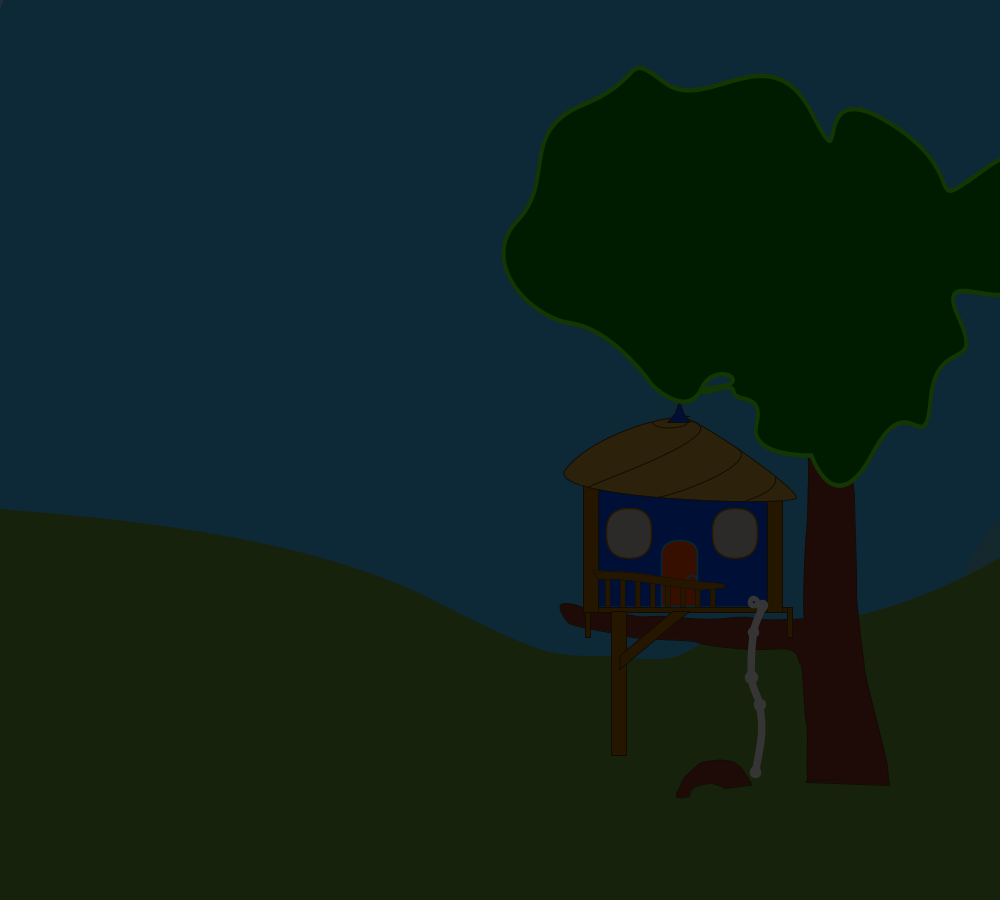
Frame 1 (no input)
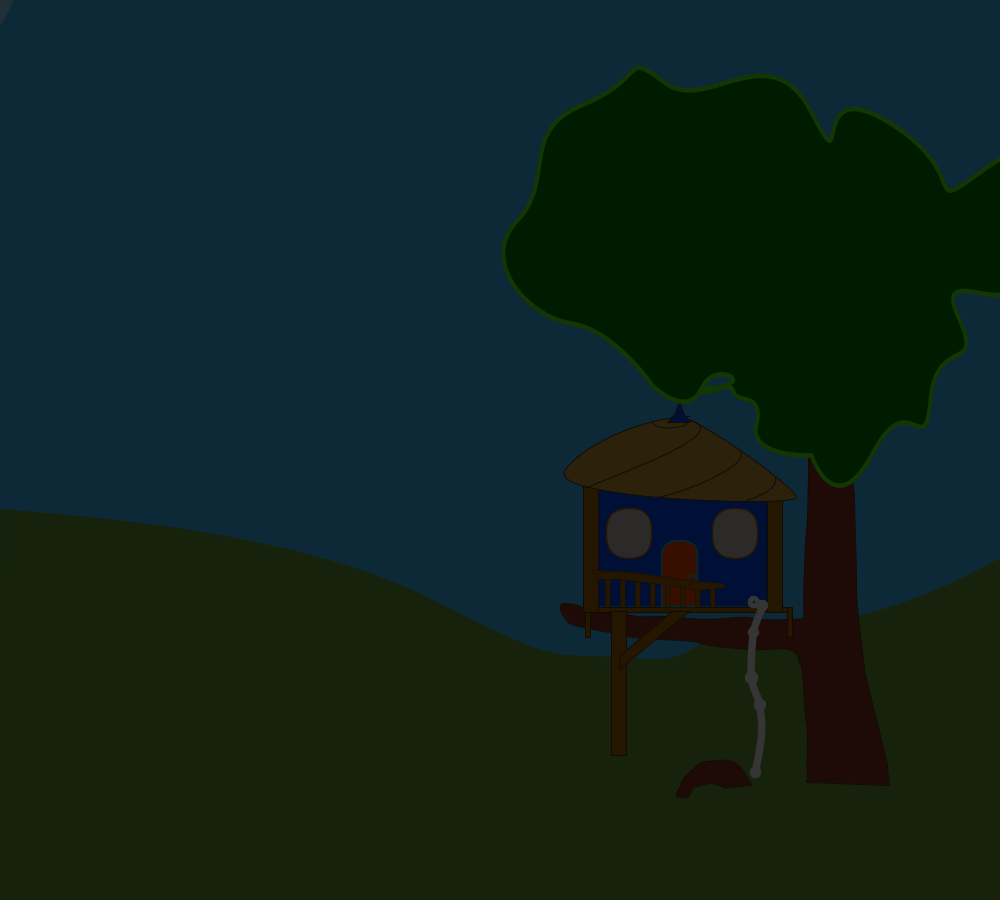
Frame 60 (the mouse pressed at the canvas centre just before this capture)
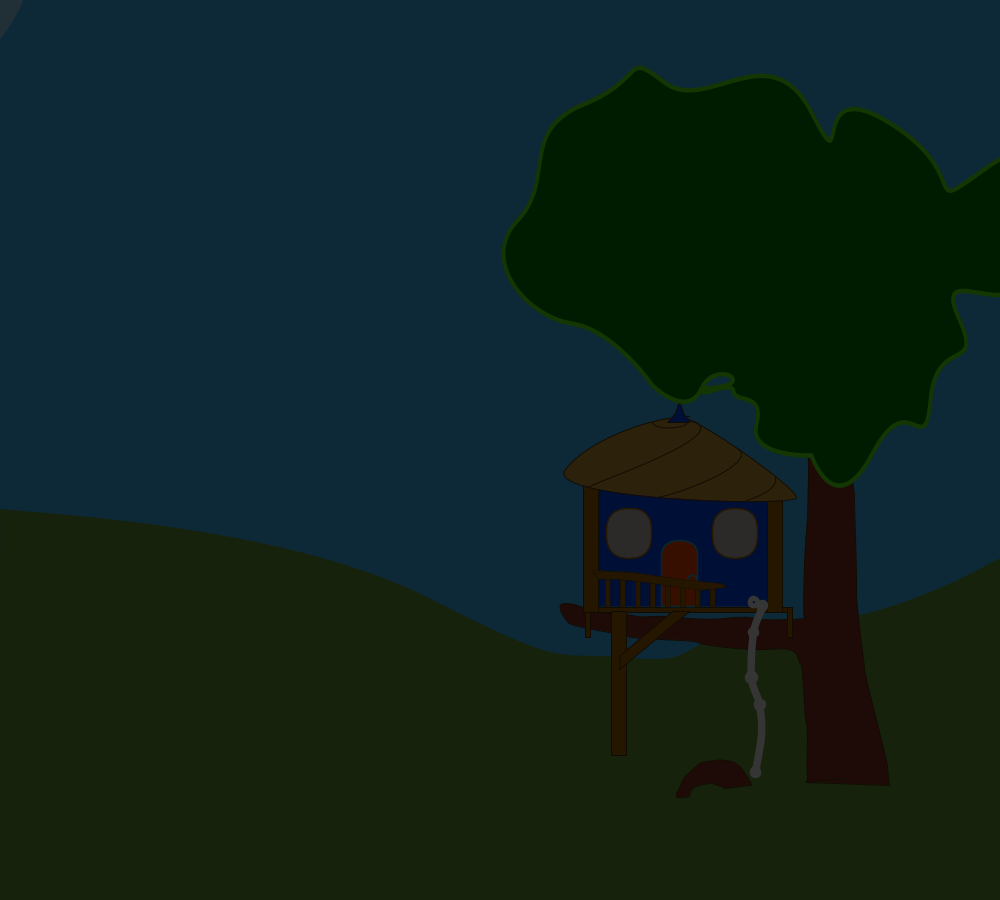
Frame 120 (the mouse held since frame 60 and released just before this capture)

The Processing sketch that drew these frames (run headless with seeded random() and noise(); from frame 60 on, the mouse is pressed at the canvas centre):

// Processing sketch: processing_131675
// ── processing_131675.pde

// James Robe
// NMD 295
// "My tree House" 1-22-14
//the following code is code design assistor
Sun s1 = new Sun(1,1); 
HLine h1 = new HLine(1,1); 
HLine h2 = new HLine(1,1); 
HLine h3 = new HLine(1,1); 
HLine h4 = new HLine(1,1); 
HLine h5 = new HLine(1,1); 
HLine h6 = new HLine(1,1); 
HLine h7 = new HLine(1,1); 
HLine h8 = new HLine(1,1); 
//Cloud2 c1 = new Cloud2(50, 2.5);
int numberShape = 1;
int number = 0;
float light1 = 0;
float light = 0;


//the following code is a code deisng assistor

color skyblue = #3BB9FF; //color of sky
color grassgreen = #659D32; //color of grass
color treebrown = #8A3324; //tree color
color treebrown1 = #53350A; // tree outline color
color sandybrown = #CC9933; //wood color for house
color indigo = #0147FA; // roof top peice and house color
color supportwood = #AA6600;
color windowd = #CDC5BF; //window day color
void setup()
{
  size(1000,900);
  // sets the static background color for sky. 
 
}

void draw()
{
  
  //below code is a coding assistor
 
 //above code is a coding assistor
 
  smooth(4);
   background(skyblue);
   s1.update();
    h1.update(); 
  h2.update(); 
    h3.update(); 
  h4.update();
    h5.update(); 
  h6.update(); 
    h7.update(); 
  h8.update(); 
//  c1.update();
 // drawing cloud function

   
   
   
   
  //this shape is the large ground green mass. 
  noStroke();
  fill(grassgreen);
beginShape();
vertex(0.0, 509.0);
bezierVertex(-22.0, 682.0, -65.0, 503.0, 0.0, 509.0);
bezierVertex(65.0, 515.0, 292.0, 528.0, 431.0, 599.0);
bezierVertex(570.0, 670.0, 550.0, 651.0, 631.0, 658.0);
bezierVertex(712.0, 665.0, 661.0, 637.0, 787.0, 627.0);
bezierVertex(913.0, 617.0, 999.0, 555.0, 1000.0, 559.0);
bezierVertex(1001.0, 563.0, 1001.0, 966.0, 1000.0, 975.0);
bezierVertex(999.0, 984.0, 3.0, 983.0, 0.0, 985.0);
bezierVertex(-3.0, 987.0, 1.0, 529.0, 0.0, 509.0);
endShape();

//master shift and translate function



scale(.5,.5);
translate(800,800);

// this is the code to draw the tree
fill(treebrown);
strokeWeight(2);
stroke(treebrown1);

beginShape();
vertex(812.0, 762.0);
bezierVertex(983.0, 749.0, 812.0, 762.0, 812.0, 762.0);
bezierVertex(812.0, 762.0, 816.0, 761.0, 814.0, 751.0);
bezierVertex(812.0, 741.0, 816.0, 651.0, 812.0, 645.0);
bezierVertex(808.0, 639.0, 807.0, 531.0, 801.0, 526.0);
bezierVertex(795.0, 521.0, 799.0, 510.0, 786.0, 503.0);
bezierVertex(773.0, 496.0, 768.0, 497.0, 730.0, 499.0);
bezierVertex(692.0, 501.0, 606.0, 490.0, 595.0, 484.0);
bezierVertex(584.0, 478.0, 479.0, 479.0, 455.0, 472.0);
bezierVertex(431.0, 465.0, 348.0, 453.0, 339.0, 446.0);
bezierVertex(330.0, 439.0, 305.0, 404.0, 333.0, 407.0);
bezierVertex(361.0, 410.0, 348.0, 410.0, 385.0, 420.0);
bezierVertex(422.0, 430.0, 411.0, 423.0, 448.0, 428.0);
bezierVertex(485.0, 433.0, 467.0, 435.0, 506.0, 433.0);
bezierVertex(545.0, 431.0, 594.0, 443.0, 649.0, 437.0);
bezierVertex(704.0, 431.0, 700.0, 437.0, 724.0, 439.0);
bezierVertex(748.0, 441.0, 813.0, 438.0, 809.0, 437.0);
bezierVertex(805.0, 436.0, 808.0, 308.0, 812.0, 265.0);
bezierVertex(816.0, 222.0, 815.0, 188.0, 816.0, 159.0);
bezierVertex(817.0, 130.0, 812.0, -30.0, 810.0, -30.0);
bezierVertex(808.0, -30.0, 884.0, -34.0, 884.0, -34.0);
bezierVertex(884.0, -34.0, 910.0, 215.0, 908.0, 188.0);
bezierVertex(906.0, 161.0, 914.0, 345.0, 913.0, 379.0);
bezierVertex(912.0, 413.0, 929.0, 528.0, 929.0, 539.0);
bezierVertex(929.0, 550.0, 975.0, 723.0, 975.0, 733.0);
bezierVertex(975.0, 743.0, 978.0, 770.0, 978.0, 770.0);
bezierVertex(978.0, 770.0, 813.0, 764.0, 813.0, 764.0);
endShape();

beginShape();
vertex(702.0, 770.0);
bezierVertex(697.0, 750.0, 702.0, 770.0, 702.0, 770.0);
bezierVertex(702.0, 770.0, 686.0, 729.0, 662.0, 723.0);
bezierVertex(638.0, 717.0, 627.0, 722.0, 614.0, 723.0);
bezierVertex(601.0, 724.0, 601.0, 725.0, 592.0, 733.0);
bezierVertex(583.0, 741.0, 583.0, 740.0, 572.0, 751.0);
bezierVertex(561.0, 762.0, 559.0, 776.0, 559.0, 776.0);
bezierVertex(559.0, 776.0, 550.0, 786.0, 553.0, 792.0);
bezierVertex(556.0, 798.0, 578.0, 792.0, 578.0, 792.0);
bezierVertex(578.0, 792.0, 581.0, 779.0, 584.0, 776.0);
bezierVertex(587.0, 773.0, 600.0, 770.0, 600.0, 770.0);
bezierVertex(600.0, 770.0, 618.0, 764.0, 624.0, 766.0);
bezierVertex(630.0, 768.0, 649.0, 775.0, 649.0, 775.0);
bezierVertex(649.0, 775.0, 648.0, 776.0, 648.0, 776.0);
bezierVertex(648.0, 776.0, 699.0, 770.0, 699.0, 770.0);
bezierVertex(699.0, 770.0, 703.0, 769.0, 703.0, 769.0);
endShape();


////////////////////building supports
fill(supportwood);
stroke(treebrown1);
strokeWeight(2);


//peices of wood at the very bottom of house
beginShape();
vertex(370,414);
vertex(775,414);
vertex(775,424);
vertex(370,424);
vertex(370,414);
endShape();

rect(775,414, 10, 60);
rect(370,414, 10, 60);

//support beams branching from the ground
rect(422,711,30, -288);

beginShape();
vertex(440,511);
vertex(545,423);
vertex(579,422);
vertex(439,539);
vertex(440,511);
endShape();

//building side supports
rect(366,170,30,254);
rect(765,170,-30,254);

////////////////////////end of building supports

//front wall
fill(indigo);
noStroke();
beginShape();
vertex(398,160);
vertex(734,193);
vertex(734,413);
vertex(398,413);
vertex(398,160);
endShape();

///////windows
fill(windowd);
stroke(supportwood);
strokeWeight(3);
//ellipse(662,294,80,80);
////cross window lines 
//line(663,257,663,335);
//line(623,295,702,295);
//
//ellipse(16,294,80,80);
////cross window lines 
//line(16,257,663,335);
//line(623,295,702,295);
rect(413,216, 90, 100, 50);
rect(625,216, 90, 100, 50);

//door
fill(#FF4500);
stroke(#0EBFE9);
beginShape();
vertex(523.0, 412.0);
bezierVertex(523.0, 412.0, 523.0, 412.0, 523.0, 412.0);
bezierVertex(523.0, 412.0, 523.0, 308.0, 523.0, 308.0);
bezierVertex(523.0, 308.0, 523.0, 279.0, 561.0, 280.0);
bezierVertex(599.0, 281.0, 594.0, 309.0, 594.0, 309.0);
bezierVertex(594.0, 309.0, 594.0, 412.0, 594.0, 412.0);
bezierVertex(594.0, 412.0, 524.0, 412.0, 524.0, 412.0);
endShape();

ellipse(584,360,20,20);

//railway
stroke(treebrown1);
strokeWeight(1);
fill(supportwood);

rect(410,414,10,-60);
rect(440,414,10,-65);
rect(470,414,10,-64);
rect(500,414,10,-57);
rect(530,414,10,-54);
rect(560,414,10,-50);
rect(590,414,10,-48);
rect(620,414,10,-47);

beginShape();
vertex(411.0, 342.0);
bezierVertex(358.0, 353.0, 411.0, 342.0, 411.0, 342.0);
bezierVertex(411.0, 342.0, 463.0, 344.0, 463.0, 344.0);
bezierVertex(463.0, 344.0, 579.0, 361.0, 579.0, 361.0);
bezierVertex(579.0, 361.0, 644.0, 367.0, 644.0, 367.0);
bezierVertex(644.0, 367.0, 653.0, 375.0, 653.0, 375.0);
bezierVertex(653.0, 375.0, 603.0, 380.0, 603.0, 380.0);
bezierVertex(603.0, 380.0, 503.0, 366.0, 503.0, 366.0);
bezierVertex(503.0, 366.0, 438.0, 358.0, 438.0, 358.0);
bezierVertex(438.0, 358.0, 396.0, 358.0, 396.0, 358.0);
bezierVertex(396.0, 358.0, 383.0, 341.0, 383.0, 341.0);
bezierVertex(383.0, 341.0, 410.0, 341.0, 410.0, 341.0);
endShape();



//knotted rope
beginShape();
noFill();
strokeWeight(15);
stroke(#F5F5F5); //white smoke color
curveVertex(707,404);
curveVertex(724,411);
curveVertex(707,464);
curveVertex(703,555);
curveVertex(719,609);
curveVertex(722,668);
curveVertex(711,744);
curveVertex(711,744);
endShape();

ellipse(707,404, 10,10);
ellipse(724,411, 9,9);
ellipse(707,464, 7,7);
ellipse(703,555, 12,12);
ellipse(719,609, 10,10);
ellipse(711,744, 9, 9);






//the roof
fill(sandybrown);
stroke(treebrown1);
strokeWeight(2);
beginShape();
vertex(552.0, 35.0);
bezierVertex(563.0, 33.0, 607.0, 31.0, 552.0, 35.0);
bezierVertex(497.0, 39.0, 379.0, 77.0, 331.0, 138.0);
bezierVertex(283.0, 199.0, 793.0, 214.0, 793.0, 194.0);
bezierVertex(793.0, 174.0, 570.0, 16.0, 552.0, 35.0);
endShape();

//roof lines
noFill();
curve(-512, 58, 560, 37, 374, 174, 366, 142);
curve(250, 20, 674, 96, 512, 194, 366, 142);
curve(650, 20, 751, 154, 692, 201, 800, 142);
curve(500,-100, 505, 44, 559, 40, 200, 0);

//roof peice
fill(indigo);
beginShape();
vertex(537.0, 45.0);
bezierVertex(537.0, 45.0, 537.0, 45.0, 537.0, 45.0);
bezierVertex(537.0, 45.0, 581.0, 45.0, 581.0, 45.0);
bezierVertex(581.0, 45.0, 563.0, 21.0, 566.0, 26.0);
bezierVertex(569.0, 31.0, 559.0, 2.0, 559.0, 2.0);
bezierVertex(559.0, 2.0, 551.0, 26.0, 551.0, 26.0);
bezierVertex(551.0, 26.0, 535.0, 45.0, 535.0, 45.0);
endShape();

// code for tree leafs

scale(1.5, 1.8);
translate(-320,-405);
fill(#008000);
stroke(#5DFC0A);
strokeWeight(5);

beginShape();
vertex(722.0, 392.0);
bezierVertex(806.0, 391.0, 741.0, 357.0, 722.0, 392.0);
bezierVertex(703.0, 427.0, 656.0, 389.0, 656.0, 389.0);
bezierVertex(656.0, 389.0, 605.0, 327.0, 548.0, 320.0);
bezierVertex(491.0, 313.0, 425.0, 251.0, 477.0, 205.0);
bezierVertex(529.0, 159.0, 477.0, 107.0, 564.0, 77.0);
bezierVertex(651.0, 47.0, 615.0, 16.0, 672.0, 52.0);
bezierVertex(729.0, 88.0, 812.0, -5.0, 868.0, 85.0);
bezierVertex(924.0, 175.0, 858.0, 37.0, 974.0, 98.0);
bezierVertex(1090.0, 159.0, 1006.0, 203.0, 1104.0, 145.0);
bezierVertex(1202.0, 87.0, 1172.0, 228.0, 1151.0, 272.0);
bezierVertex(1130.0, 316.0, 1030.0, 249.0, 1065.0, 313.0);
bezierVertex(1100.0, 377.0, 1035.0, 331.0, 1027.0, 404.0);
bezierVertex(1019.0, 477.0, 1000.0, 385.0, 950.0, 464.0);
bezierVertex(900.0, 543.0, 868.0, 467.0, 868.0, 467.0);
bezierVertex(868.0, 467.0, 784.0, 469.0, 795.0, 432.0);
bezierVertex(806.0, 395.0, 768.0, 410.0, 765.0, 396.0);
bezierVertex(762.0, 382.0, 721.0, 404.0, 721.0, 393.0);
endShape();








// house supports that go form ground to the house supporting it. 


//beginShape();
//vertex(993.0, 755.0);
//bezierVertex(993.0, 755.0, 993.0, 755.0, 993.0, 755.0);
//bezierVertex(993.0, 755.0, 788.0, 746.0, 788.0, 746.0);
//bezierVertex(788.0, 746.0, 790.0, 652.0, 786.0, 646.0);
//bezierVertex(782.0, 640.0, 786.0, 539.0, 780.0, 534.0);
//bezierVertex(774.0, 529.0, 776.0, 513.0, 763.0, 506.0);
//bezierVertex(750.0, 499.0, 689.0, 481.0, 646.0, 475.0);
//bezierVertex(603.0, 469.0, 490.0, 496.0, 490.0, 496.0);
//bezierVertex(490.0, 496.0, 406.0, 489.0, 395.0, 483.0);
//bezierVertex(384.0, 477.0, 350.0, 466.0, 326.0, 456.0);
//bezierVertex(302.0, 446.0, 209.0, 447.0, 185.0, 440.0);
//bezierVertex(161.0, 433.0, 116.0, 429.0, 107.0, 422.0);
//bezierVertex(98.0, 415.0, 78.0, 389.0, 102.0, 397.0);
//bezierVertex(126.0, 405.0, 119.0, 394.0, 156.0, 404.0);
//bezierVertex(193.0, 414.0, 276.0, 408.0, 313.0, 413.0);
//bezierVertex(350.0, 418.0, 364.0, 419.0, 387.0, 430.0);
//bezierVertex(410.0, 441.0, 433.0, 442.0, 448.0, 446.0);
//bezierVertex(463.0, 450.0, 524.0, 437.0, 573.0, 409.0);
//bezierVertex(622.0, 381.0, 673.0, 387.0, 696.0, 384.0);
//bezierVertex(719.0, 381.0, 752.0, 390.0, 766.0, 394.0);
//bezierVertex(780.0, 398.0, 799.0, 405.0, 795.0, 404.0);
//bezierVertex(791.0, 403.0, 793.0, 315.0, 797.0, 272.0);
//bezierVertex(801.0, 229.0, 791.0, 196.0, 792.0, 167.0);
//bezierVertex(793.0, 138.0, 787.0, -24.0, 787.0, -24.0);
//bezierVertex(787.0, -24.0, 894.0, -28.0, 894.0, -28.0);
//bezierVertex(894.0, -28.0, 920.0, 221.0, 918.0, 194.0);
//bezierVertex(916.0, 167.0, 939.0, 349.0, 938.0, 383.0);
//bezierVertex(937.0, 417.0, 959.0, 549.0, 959.0, 549.0);
//bezierVertex(959.0, 549.0, 959.0, 581.0, 969.0, 637.0);
//bezierVertex(979.0, 693.0, 995.0, 756.0, 995.0, 756.0);
//endShape();

light = map(angle, 270, 360, 255,0);

scale(1,1);
translate(0,0);
//degScale = map(y,270,360,255,0);
//
//fill(0, 0, 0, map(y, 150, 300, 0, 100));
//if (angle > 180 && angle < 270)
//{
//for (int f = 0; f < 100; f = f + 1)
//{
//light = map(f, 0, 100, 150, 0); 
//println(f);
//}
//}
//
//if (angle > 270 && angle < 360)
//{
//for (int f = 100; f > 0; f = f - 1)
//{
//light = map(f, 0, 100, 150, 0);  
//} 
//}

    if(angle > 180 && angle <= 270){
     
    light = map(angle, 180, 270, 200, 0);
  

     
  } 
  if(angle > 270 && angle <= 360){
     
    light = map(angle, 270, 360, 0, 200);
     
  } 
  
  if (angle >= 0 && angle <= 180)
  {
    light = 200;
  }
//  if (angle > 360);
//  {
//   light = 255;
//  }

// attempt here we go


//y = sin(radians(angle)) * radius;
//fill(0,0,0, map(y, 700, -100, 250, 0) * 1.2);
fill(0,0,0, light);
rect(-300,-200, 2000, 2000);
}


//drawing assistor

void keyPressed()
{
  if (key == CODED)
  {
    if (keyCode == ALT)
    {
   println("point number" + "[" + number + "]" + "(" + mouseX + "," + mouseY + ")");
      number = number + 1;
}
if (keyCode == UP)
{
  println();
  println("New Shape" + "(" + numberShape + ")");
  numberShape = 1 + numberShape;
}
  
  }
}




class HLine { 
float y = random(0, 400);
float speed = random(.001, 1);
float scale = random(8, 15);
float scale1 = random(8, 15);
float cx1 = random(-10,0);
 float cy1 = random(-10,0);
  float cx2 = random(0,10);
  float cy2 = random(-10,-20);
  float cx3 = random(10,20);
 float cy3 = random(-10, -20);
  float cx4 = random(20,10);
 float cy4 = random(-10,0);
  float cx5 = random(10,0);
float cy5 = random(0,5);
float cc1 = random(-10,0);
 float cv1 = random(-10,0);
  float cc2 = random(0,10);
  float cv2 = random(-10,-20);
  float cc3 = random(10,20);
 float cv3 = random(-10, -20);
  float cc4 = random(20,10);
 float cv4 = random(-10,0);
  float cc5 = random(10,0);
float cv5 = random(0,5);
int d = -1;
float circR = random(10,70);
float cloudCount;
boolean once = true;
  HLine (float y, float s) {  

  } 
  void update() { 
    if (once == true)
    {
    cloudCount = scale * random(-30, -400);
    
  } 
  once =  false;
 
 
       if (cloudCount < 1000)
   {
     noStroke();
     fill(255, 255, 255, 120);
     beginShape();
     curveVertex(cloudCount, y);
     curveVertex(cloudCount, y);
     curveVertex(cloudCount + (cx1 * scale), y + (cy1 * scale));
     curveVertex(cloudCount + (cx2 * scale), y + (cy2 * scale));
     curveVertex(cloudCount + (cx3 * scale), y + (cy3 * scale));
     curveVertex(cloudCount + (cx4 * scale), y + (cy4 * scale));
     curveVertex(cloudCount + (cx5 * scale), y + (cy5 * scale));
     curveVertex(cloudCount, y);
     curveVertex(cloudCount, y);
   endShape();
   if (circR > 0)
   {
   ellipse(cloudCount * circR/(circR/5), y * circR/(circR/5), circR/(circR/5), circR/(circR/5));
   }
    beginShape();
     curveVertex(cloudCount, y);
     curveVertex(cloudCount, y);
     curveVertex(cloudCount + (cc1 * scale1), y + (cv1 * scale1));
     curveVertex(cloudCount + (cc2 * scale1), y + (cv2 * scale1));
     curveVertex(cloudCount + (cc3 * scale1), y + (cv3 * scale1));
     curveVertex(cloudCount + (cc4 * scale1), y + (cv4 * scale1));
     curveVertex(cloudCount + (cc5 * scale1), y + (cv5 * scale1));
     curveVertex(cloudCount, y);
     curveVertex(cloudCount, y);
   endShape();
   cloudCount = cloudCount + speed;
   }
   
    if (cloudCount >= 1000 )
   {
     circR = random(-200,200);
 cloudCount = scale * random(-30, -400);
   y = random(0, 400);
   speed = random(.01, 1);
   scale = random(8, 15);
 cx1 = random(-10,0);
 cy1 = random(-10,0);
 cx2 = random(0,10);
 cy2 = random(-10,-20);
 cx3 = random(10,20);
 cy3 = random(-10, -20);
 cx4 = random(20,10);
 cy4 = random(-10,0);
 cx5 = random(10,0);
 cy5 = random(0,5);
 
  scale1 = random(8, 15);
 cc1 = random(-10,0);
 cv1 = random(-10,0);
 cc2 = random(0,10);
 cv2 = random(-10,-20);
 cc3 = random(10,20);
 cv3 = random(-10, -20);
 cc4 = random(20,10);
 cv4 = random(-10,0);
 cc5 = random(10,0);
 cv5 = random(0,5);


   }
  } 
} 



class Cloud2 { 
  float cloudCount = 1000;
float y = random(0, 400);
float speed = random(.001, 1);
float scale = random(1, 8);
float cx1 = random(-10,0);
 float cy1 = random(-10,0);
  float cx2 = random(0,10);
  float cy2 = random(-10,-20);
  float cx3 = random(10,20);
 float cy3 = random(-10, -20);
  float cx4 = random(20,10);
 float cy4 = random(-10,0);
  float cx5 = random(10,0);
float cy5 = random(0,5);
int d = -1;
  Cloud2 (float y, float s) {  

  } 
  void update() { 
 
       if (cloudCount > 0)
   {
     noStroke();
     fill(255);
     beginShape();
     curveVertex(cloudCount, y);
     curveVertex(cloudCount, y);
     curveVertex(cloudCount + (cx1 * scale), y + (cy1 * scale));
     curveVertex(cloudCount + (cx2 * scale), y + (cy2 * scale));
     curveVertex(cloudCount + (cx3 * scale), y + (cy3 * scale));
     curveVertex(cloudCount + (cx4 * scale), y + (cy4 * scale));
     curveVertex(cloudCount + (cx5 * scale), y + (cy5 * scale));
     curveVertex(cloudCount, y);
     curveVertex(cloudCount, y);
   endShape();
   cloudCount = cloudCount - speed;
   }
   
    if (cloudCount <= 0 )
   {
   cloudCount = 1000;
   y = random(0, 400);
   speed = random(.01, 1);
   scale = random(5, 15);
 cx1 = random(-10,0);
 cy1 = random(-10,0);
 cx2 = random(0,10);
 cy2 = random(-10,-20);
 cx3 = random(10,20);
 cy3 = random(-10, -20);
 cx4 = random(20,10);
 cy4 = random(-10,0);
 cx5 = random(10,0);
 cy5 = random(0,5);


   }
  } 
} 
 
 float angle = 0;
float radius = 500;
int day = 60;
float inc = .00416 * day;
float x = cos(radians(angle)) * radius;
float y = sin(radians(angle)) * radius;
float shade = y;

 class Sun { 

  Sun (float a, float b) {  

  } 
  void update() { 
  float x = cos(radians(angle)) * (radius + 150) + 500;
  float y = sin(radians(angle)) * (radius - 50) + 650;
  fill(253, 184, 19);
  noStroke();
  ellipse(x, y, 100, 100);
    fill(253, 184, 19, 50);
   ellipse(x, y, 200, 200);
    ellipse(x, y, 400, 400);
  angle += inc;
  shade = y;
  if (angle > 360)
  {
    light = 255;
    angle = 0;
  }
//  if (angle >= 360)
//  {
//    angle = 0;
//  }
//  
//  if (shade == 900)
//  {
//   for (x = 0; x  
//  }
//  
  

  }
 }
